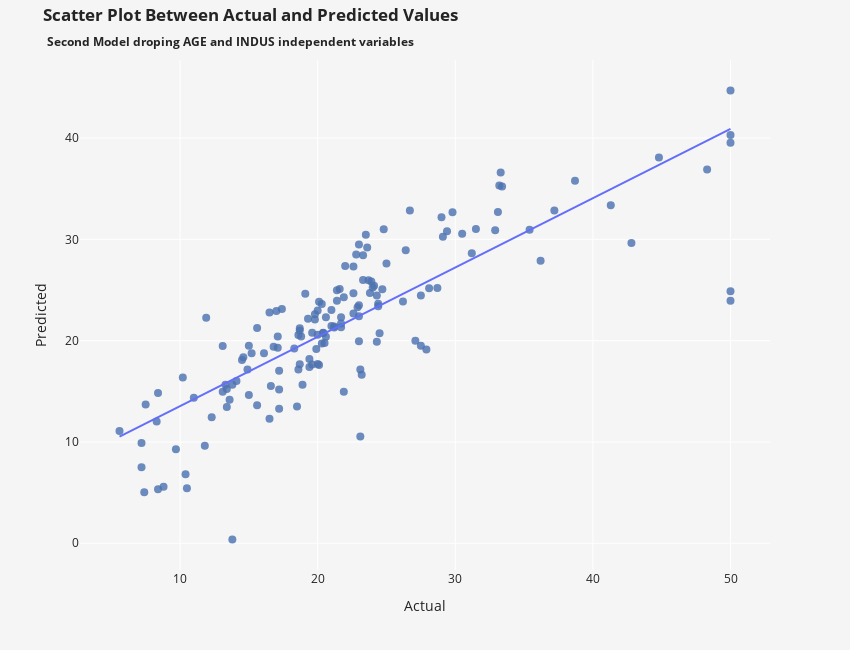

Source (notebook cell):
### Markdown cell above
This model achieves a better RMSE score, by scoring a value lower than the previous model. We can also plot the scatter plot between actual and predicted values.

### Code cell
plot_df = pd.DataFrame({'Actual': y_test, 'Predicted': y_pred}) # Creating Dataframe containing actual and predicted values

fig = px.scatter(plot_df, x='Actual', y='Predicted', opacity=0.825, template='seaborn') # Creating scatterplot
fig.add_traces(px.scatter(plot_df, x='Actual', y='Predicted', trendline="ols").data[1]) # Obtaining the fit line

fig.update_traces(marker={'size': 8})

fig.update_layout(title={'text': f'<b>Scatter Plot Between Actual and Predicted Values <br> <sub>Second Model droping AGE and INDUS independent variables</sub></b>',
                         'x': 0.05, 'xanchor': 'left', 'y': 0.968},
                  showlegend=True,
                  plot_bgcolor='#F6F5F5',
                  paper_bgcolor='#F6F5F5',
                  height=650, width=850)

### Figure 1 — Plotly figure (JSON) as saved in the notebook; plotly's stock layout.template omitted (floating-point values rounded to 4 significant figures; data arrays with more than 128 entries replaced by an {"elided": "..."} marker saying what was removed)
{"data": [{"hovertemplate": "Actual=%{x}<br>Predicted=%{y}<extra></extra>", "legendgroup": "", "marker": {"color": "rgb(76,114,176)", "opacity": 0.825, "size": 8, "symbol": "circle"}, "mode": "markers", "name": "", "orientation": "v", "showlegend": false, "type": "scatter", "x": {"elided": "152 float values"}, "xaxis": "x", "y": {"elided": "152 float values"}, "yaxis": "y"}, {"hovertemplate": "<b>OLS trendline</b><br>Predicted = 0.684143 * Actual + 6.69971<br>R<sup>2</sup>=0.676091<br><br>Actual=%{x}<br>Predicted=%{y} <b>(trend)</b><extra></extra>", "legendgroup": "", "marker": {"color": "#636efa", "size": 8, "symbol": "circle"}, "mode": "lines", "name": "", "showlegend": false, "type": "scatter", "x": {"elided": "152 float values"}, "xaxis": "x", "y": {"elided": "152 float values"}, "yaxis": "y"}], "layout": {"height": 650, "legend": {"tracegroupgap": 0}, "margin": {"t": 60}, "paper_bgcolor": "#F6F5F5", "plot_bgcolor": "#F6F5F5", "showlegend": true, "title": {"text": "<b>Scatter Plot Between Actual and Predicted Values <br> <sub>Second Model droping AGE and INDUS independent variables</sub></b>", "x": 0.05, "xanchor": "left", "y": 0.968}, "width": 850, "xaxis": {"anchor": "y", "domain": [0, 1], "title": {"text": "Actual"}}, "yaxis": {"anchor": "x", "domain": [0, 1], "title": {"text": "Predicted"}}}}
